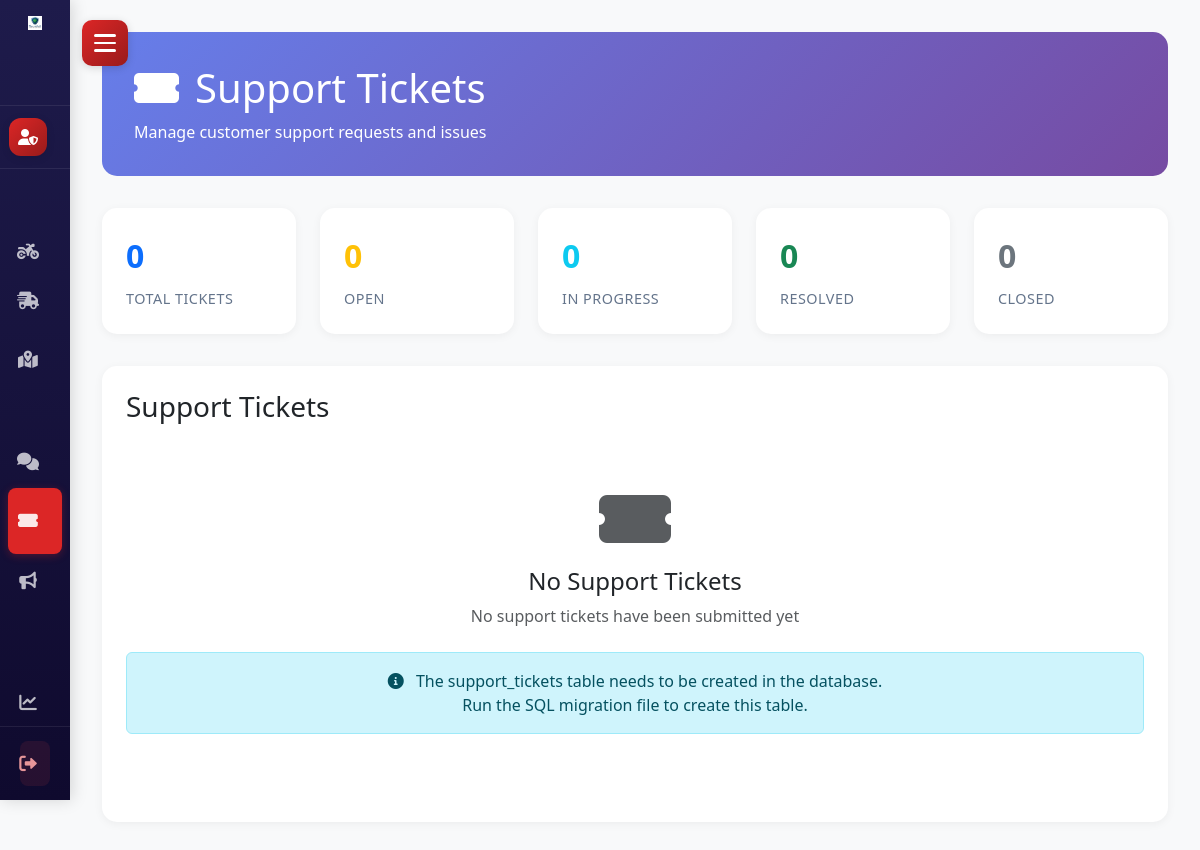
Before: /admin/tickets.php (signed in) with the older database file.
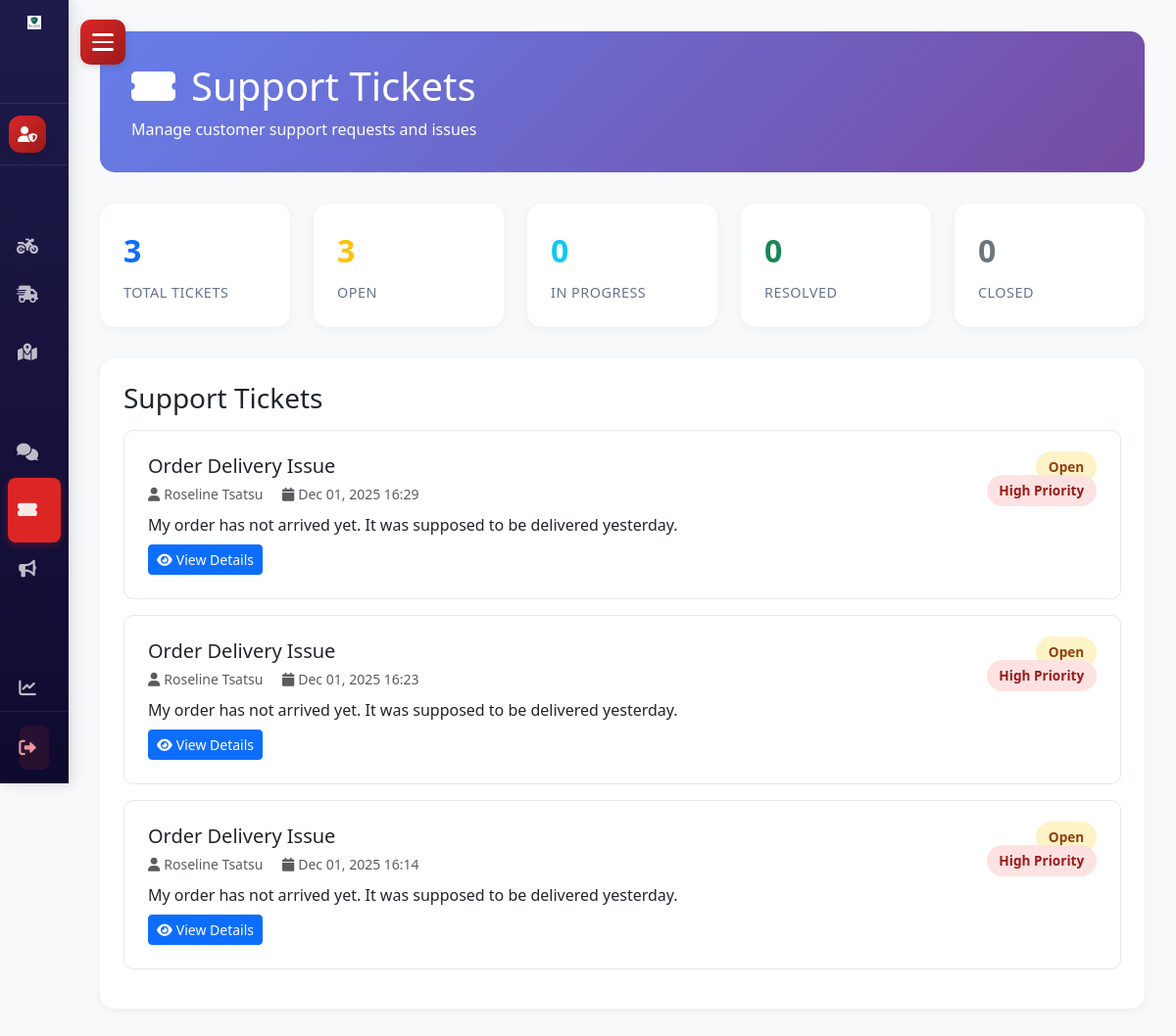
After: the same page with the newer database file.
### tables this page shows
CREATE TABLE `support_tickets` (
  `ticket_id` int(11) NOT NULL,
  `customer_id` int(11) NOT NULL,
  `subject` varchar(255) NOT NULL,
  `description` text NOT NULL,
  `priority` enum('low','medium','high','urgent') DEFAULT 'medium',
  `status` enum('open','in_progress','resolved','closed') DEFAULT 'open',
  `assigned_to` int(11) DEFAULT NULL,
  `created_at` timestamp NOT NULL DEFAULT current_timestamp(),
  `updated_at` timestamp NOT NULL DEFAULT current_timestamp() ON UPDATE current_timestamp()
);

CREATE TABLE `customer` (
  `customer_id` int(11) NOT NULL,
  `customer_name` varchar(100) NOT NULL,
  `customer_email` varchar(50) NOT NULL,
  `customer_pass` varchar(150) NOT NULL,
  `customer_country` varchar(30) NOT NULL,
  `customer_city` varchar(30) NOT NULL,
  `customer_address` text DEFAULT NULL COMMENT 'Full street address',
  `customer_latitude` decimal(10,8) DEFAULT NULL COMMENT 'Latitude coordinate',
  `customer_longitude` decimal(11,8) DEFAULT NULL COMMENT 'Longitude coordinate',
  `customer_contact` varchar(15) NOT NULL,
  `customer_image` varchar(100) DEFAULT NULL,
  `user_role` int(11) NOT NULL COMMENT '0=Super Admin, 1=Pharmacy Owner, 2=Customer',
  `created_at` timestamp NOT NULL DEFAULT current_timestamp(),
  `updated_at` timestamp NULL DEFAULT NULL ON UPDATE current_timestamp(),
  `offers_delivery` tinyint(1) DEFAULT 0,
  `delivery_fee` decimal(10,2) DEFAULT 0.00,
  `delivery_radius_km` decimal(6,2) DEFAULT 10.00,
  `min_order_for_delivery` decimal(10,2) DEFAULT 0.00
);

### admin/tickets.php (the view, shortened to what this page needs)
<?php
$conn = new mysqli(SERVER, USERNAME, PASSWD, DATABASE);
$stats_query = "SELECT
                    COUNT(*) as total_tickets,
                    COUNT(CASE WHEN status = 'open' THEN 1 END) as open_count,
                    COUNT(CASE WHEN status = 'in_progress' THEN 1 END) as in_progress_count,
                    COUNT(CASE WHEN status = 'resolved' THEN 1 END) as resolved_count,
                    COUNT(CASE WHEN status = 'closed' THEN 1 END) as closed_count
                FROM support_tickets";
$stats_result = $conn->query($stats_query);
if ($stats_result) {
    $stats = $stats_result->fetch_assoc();
} else {
    $stats = ['total_tickets' => 0, 'open_count' => 0, 'in_progress_count' => 0, 'resolved_count' => 0, 'closed_count' => 0];
}
$tickets_query = "SELECT t.*, c.customer_name, c.customer_email
                  FROM support_tickets t
                  INNER JOIN customer c ON t.customer_id = c.customer_id
                  ORDER BY t.created_at DESC";
$tickets_result = $conn->query($tickets_query);
$tickets = [];
if ($tickets_result) {
    while ($row = $tickets_result->fetch_assoc()) {
        $tickets[] = $row;
    }
}
?>
<!DOCTYPE html>
<html lang="en">
<head>
    <link href="https://cdnjs.cloudflare.com/ajax/libs/bootstrap/5.3.0/css/bootstrap.min.css" rel="stylesheet">
    <link rel="stylesheet" href="https://cdnjs.cloudflare.com/ajax/libs/font-awesome/6.0.0/css/all.min.css">
    <link rel="stylesheet" href="../css/sidebar.css?v=2.2">
</head>
<body>
    <?php include('../view/components/sidebar_super_admin.php'); ?>
    <div class="main-content">
        <div class="page-header">
            <h1><i class="fas fa-ticket-alt me-3"></i>Support Tickets</h1>
            <p class="mb-0">Manage customer support requests and issues</p>
        </div>
        <div class="stats-row">
            <div class="stat-card">
                <div class="stat-number text-primary"><?php echo $stats['total_tickets']; ?></div>
                <div class="stat-label">Total Tickets</div>
            </div>
            <div class="stat-card">
                <div class="stat-number text-warning"><?php echo $stats['open_count']; ?></div>
                <div class="stat-label">Open</div>
            </div>
            <div class="stat-card">
                <div class="stat-number text-info"><?php echo $stats['in_progress_count']; ?></div>
                <div class="stat-label">In Progress</div>
            </div>
            <div class="stat-card">
                <div class="stat-number text-success"><?php echo $stats['resolved_count']; ?></div>
                <div class="stat-label">Resolved</div>
            </div>
            <div class="stat-card">
                <div class="stat-number text-secondary"><?php echo $stats['closed_count']; ?></div>
                <div class="stat-label">Closed</div>
            </div>
        </div>
        <div class="tickets-container">
            <h3 class="mb-3">Support Tickets</h3>
            <?php if (count($tickets) > 0): ?>
                <?php foreach ($tickets as $ticket): ?>
                    <div class="ticket-card">
                        <div class="d-flex justify-content-between align-items-start mb-2">
                            <div>
                                <h5 class="mb-1"><?php echo htmlspecialchars($ticket['subject']); ?></h5>
                                <small class="text-muted">
                                    <i class="fas fa-user me-1"></i><?php echo htmlspecialchars($ticket['customer_name']); ?>
                                    <i class="fas fa-calendar ms-3 me-1"></i><?php echo date('M d, Y H:i', strtotime($ticket['created_at'])); ?>
                                </small>
                            </div>
                            <div class="text-end">
                                <span class="status-badge status-<?php echo $ticket['status']; ?>">
                                    <?php echo ucfirst(str_replace('_', ' ', $ticket['status'])); ?>
                                </span>
                                <br>
                                <span class="status-badge priority-<?php echo $ticket['priority']; ?> mt-2">
                                    <?php echo ucfirst($ticket['priority']); ?> Priority
                                </span>
                            </div>
                        </div>
                        <p class="mb-2"><?php echo htmlspecialchars(substr($ticket['description'], 0, 200)) . (strlen($ticket['description']) > 200 ? '...' : ''); ?></p>
                        <button class="btn btn-sm btn-primary">
                            <i class="fas fa-eye me-1"></i>View Details
                        </button>
                    </div>
                <?php endforeach; ?>
            <?php else: ?>
                <div class="text-center py-5">
                    <i class="fas fa-ticket-alt fa-4x text-muted mb-3"></i>
                    <h4>No Support Tickets</h4>
                    <p class="text-muted">No support tickets have been submitted yet</p>
                    <div class="alert alert-info mt-4">
                        <i class="fas fa-info-circle me-2"></i>
                        The support_tickets table needs to be created in the database.
                        <br>Run the SQL migration file to create this table.
                    </div>
                </div>
            <?php endif; ?>
        </div>
    </div>
</body>
</html>

### view/components/sidebar_super_admin.php (shortened to what this page needs)
<?php
$current_page = basename($_SERVER['PHP_SELF']);
$current_dir = dirname($_SERVER['PHP_SELF']);
$is_in_admin = (strpos($current_dir, '/admin') !== false);
$is_in_view = (strpos($current_dir, '/view') !== false);
?>
<div class="hamburger-menu super-admin" id="hamburgerMenu">
    <div class="bar"></div>
    <div class="bar"></div>
    <div class="bar"></div>
</div>
<div class="sidebar super-admin-theme" id="sidebar">
    <div class="sidebar-header">
        <div class="logo-container">
            <?php
            if ($is_in_admin) {
                $logo_path = '../Pharma1logo.png';
            } elseif ($is_in_view) {
                $logo_path = '../Pharma1logo.png';
            } else {
                $logo_path = './Pharma1logo.png';
            }
            ?>
            <img src="<?php echo $logo_path; ?>" alt="PharmaVault Logo" class="sidebar-logo">
        </div>
    </div>
    <div class="user-info">
        <div class="user-avatar">
            <i class="fas fa-user-shield"></i>
        </div>
    </div>
    <nav class="sidebar-nav">
        <ul class="nav-list">
            <li class="nav-item <?php echo $current_page == 'rider_management.php' ? 'active' : ''; ?>">
                <a href="rider_management.php">
                    <i class="fas fa-motorcycle"></i>
                </a>
            </li>
            <li class="nav-item <?php echo $current_page == 'deliveries.php' ? 'active' : ''; ?>">
                <a href="deliveries.php">
                    <i class="fas fa-shipping-fast"></i>
                </a>
            </li>
            <li class="nav-item <?php echo $current_page == 'delivery_tracking.php' ? 'active' : ''; ?>">
                <a href="delivery_tracking.php">
                    <i class="fas fa-map-marked-alt"></i>
                </a>
            </li>
            <li class="nav-item <?php echo $current_page == 'messages.php' ? 'active' : ''; ?>">
                <a href="messages.php">
                    <i class="fas fa-comments"></i>
                </a>
            </li>
            <li class="nav-item <?php echo $current_page == 'tickets.php' ? 'active' : ''; ?>">
                <a href="tickets.php">
                    <i class="fas fa-ticket-alt"></i>
                </a>
            </li>
            <li class="nav-item <?php echo $current_page == 'announcements.php' ? 'active' : ''; ?>">
                <a href="announcements.php">
                    <i class="fas fa-bullhorn"></i>
                </a>
            </li>
            <li class="nav-item <?php echo $current_page == 'analytics.php' ? 'active' : ''; ?>">
                <a href="analytics.php">
                    <i class="fas fa-chart-line"></i>
                </a>
            </li>
        </ul>
    </nav>
    <div class="sidebar-footer">
        <a href="../login/logout.php" class="logout-btn">
            <i class="fas fa-sign-out-alt"></i>
        </a>
    </div>
</div>

### admin/tickets.php (style rules this page uses)
:root { --primary: #667eea; --primary-dark: #764ba2; --success: #10b981; --danger: #ef4444; --warning: #f59e0b; --sidebar-width: 280px; }
body { background: #f8f9fa; font-family: 'Segoe UI', Tahoma, Geneva, Verdana, sans-serif; }
.main-content { margin-left: var(--sidebar-width); padding: 2rem; min-height: 100vh; transition: margin-left 0.3s ease; }
.page-header { background: linear-gradient(135deg, var(--primary), var(--primary-dark)); color: white; padding: 2rem; border-radius: 15px; margin-bottom: 2rem; }
.stats-row { display: grid; grid-template-columns: repeat(auto-fit, minmax(180px, 1fr)); gap: 1.5rem; margin-bottom: 2rem; }
.stat-card { background: white; border-radius: 15px; padding: 1.5rem; box-shadow: 0 2px 10px rgba(0,0,0,0.05); transition: all 0.3s; }
.stat-number { font-size: 2rem; font-weight: 800; margin-bottom: 0.5rem; }
.stat-label { color: #64748b; font-size: 0.9rem; text-transform: uppercase; letter-spacing: 0.5px; }
.tickets-container { background: white; border-radius: 15px; padding: 1.5rem; box-shadow: 0 2px 10px rgba(0,0,0,0.05); }
.ticket-card { border: 1px solid #e2e8f0; border-radius: 10px; padding: 1.5rem; margin-bottom: 1rem; transition: all 0.3s; cursor: pointer; }
.status-badge { padding: 0.4rem 0.8rem; border-radius: 20px; font-size: 0.85rem; font-weight: 600; }
.status-open { background: #fef3c7; color: #92400e; }
.priority-high { background: #fee2e2; color: #991b1b; }

Changed rows visible on the page:
added support_tickets: subject "Order Delivery Issue", customer.customer_name "Roseline Tsatsu", created_at "Dec 01, 2025 16:29", status "Open", priority "High", description "My order has not arrived yet. It was supposed to be delivered yesterday."
added support_tickets: subject "Order Delivery Issue", customer.customer_name "Roseline Tsatsu", created_at "Dec 01, 2025 16:23", status "Open", priority "High", description "My order has not arrived yet. It was supposed to be delivered yesterday."
added support_tickets: subject "Order Delivery Issue", customer.customer_name "Roseline Tsatsu", created_at "Dec 01, 2025 16:14", status "Open", priority "High", description "My order has not arrived yet. It was supposed to be delivered yesterday."
Other visible differences:
$stats['total_tickets']: "0" → "3"
$stats['open_count']: "0" → "3"
text no longer shown: "No Support Tickets No support tickets have been submitted yet The support_tickets table needs to be created in the database. Run the SQL migration file to create this table."
